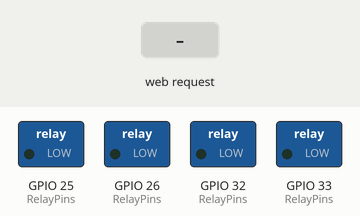
The sketch below on a simulated ESP32. On the bench: switched loads named in the sketch (green lamp = pin HIGH). The test bench sets the inputs (shaded band). WiFi joins after 1.5 s; servers stay silent unless stated; what the sketch prints to the serial monitor is not drawn.

Above: at 2.7 s.
2.8 s: HTTP request GET /toggle?r=1 received
At 3.4 s:
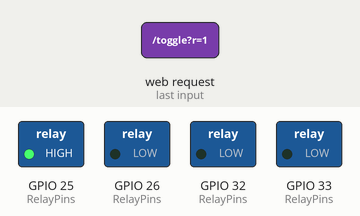
4.3 s: HTTP request GET /toggle?r=0 received
At 5.5 s:
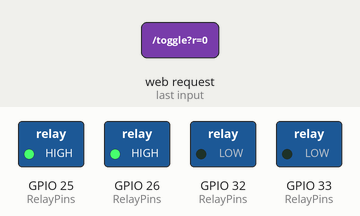
5.8 s: HTTP request GET /toggle?r=1 received
At 6.8 s:
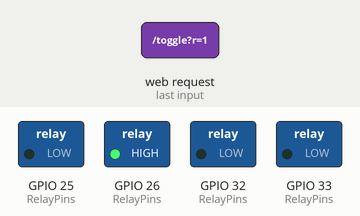
Timing chart, 0 to 8.8 s (numbered marks = the images above; inputs shaded):
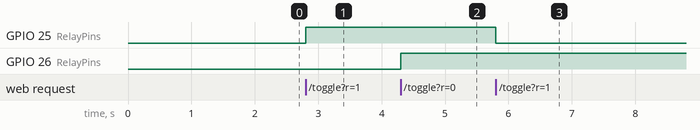

The sketch:

Smart_Irrigation_System.ino
```cpp
#include <WiFi.h>
#include <WebServer.h>

#include <esp_wifi.h>
#define RELAY1  26
#define RELAY2  25
#define RELAY3  33
#define RELAY4  32

int RelayPins[] = {RELAY1, RELAY2, RELAY3, RELAY4};
const char* RelayNames[] = {"Relay 1", "Relay 2", "Relay 3", "Relay 4"};
// Replace with your WiFi credentials
const char* ssid = "YOUR_SSID";
const char* password = "YOUR_PASSWORD";

WebServer server(80);

// Web page HTML
String getHtml() {
  String html = "<!DOCTYPE html><html><head><title>Sharvi Relay Control</title>";
  html += "<meta name='viewport' content='width=device-width, initial-scale=1'>";
  html += "<style>";
  html += "body{background:#f4f7f9;font-family:'Segoe UI',sans-serif;text-align:center;color:#333;padding:20px;}";
  html += ".logo{max-width:150px;margin-bottom:10px;}";
  html += ".device-icon{max-width:100px;margin:20px auto;}";
  html += "h1{color:#00695c;margin-bottom:5px;}";
  html += ".relay{margin:15px;padding:15px;border-radius:10px;background:#ffffff;box-shadow:0 2px 5px rgba(0,0,0,0.1);display:inline-block;min-width:250px;}";
  html += ".relay h2{margin:10px 0;color:#00796b;}";
  html += "button{padding:10px 25px;font-size:16px;border:none;border-radius:8px;margin-top:10px;}";
  html += ".on{background-color:#43a047;color:white;}";
  html += ".off{background-color:#e53935;color:white;}";
  html += ".footer{margin-top:40px;color:#888;font-size:13px;}";
  html += "</style></head><body>";

  // Logo (replace with your real image URL if needed)
  html += "<img src='https://avatars.githubusercontent.com/u/76428759?text=Sharvi+Electronics' class='logo'>";
  html += "<h1>Sharvi ESP32 Relay Controller</h1>";

  for (int i = 0; i < 4; i++) {
    String state = digitalRead(RelayPins[i]) ? "ON" : "OFF";
    String btnClass = digitalRead(RelayPins[i]) ? "on" : "off";

    html += "<div class='relay'>";
    html += "<h2>" + String(RelayNames[i]) + "</h2>";
    html += "<p>Status: <strong>" + state + "</strong></p>";
    html += "<a href='/toggle?r=" + String(i) + "'><button class='" + btnClass + "'>Toggle</button></a>";
    html += "</div>";
  }

  html += "<div class='footer'>Sharvi Electronics © 2025 – Industrial IoT Relay Module</div>";
  html += "</body></html>";
  return html;
}

void handleRoot() {
  server.send(200, "text/html", getHtml());
}

void handleToggle() {
  if (server.hasArg("r")) {
    int i = server.arg("r").toInt();
    if (i >= 0 && i < 4) {
      digitalWrite(RelayPins[i], !digitalRead(RelayPins[i]));
    }
  }
  handleRoot();
}
void readMacAddress(){
  uint8_t baseMac[6];
  esp_err_t ret = esp_wifi_get_mac(WIFI_IF_STA, baseMac);
  if (ret == ESP_OK) {
    Serial.printf("%02X-%02X-%02X-%02X-%02X-%02X\n",
                  baseMac[0], baseMac[1], baseMac[2],
                  baseMac[3], baseMac[4], baseMac[5]);
  } else {
    Serial.println("Failed to read MAC address");
  }
}
void setup() {
  Serial.begin(115200);

  for (int i = 0; i < 4; i++) {
    pinMode(RelayPins[i], OUTPUT);
    digitalWrite(RelayPins[i], LOW);
  }

  WiFi.mode(WIFI_STA);
  WiFi.STA.begin();
  readMacAddress();
  WiFi.begin(ssid, password);
  Serial.print("Connecting to WiFi");
  while (WiFi.status() != WL_CONNECTED) {
    delay(500); Serial.print(".");
  }
  Serial.println("\nConnected to WiFi. IP: " + WiFi.localIP().toString());

  server.on("/", handleRoot);
  server.on("/toggle", handleToggle);
  server.begin();
  Serial.println("HTTP server started");
}

void loop() {
  server.handleClient();
}
```

Measured:
- after the input at 2.8 s, GPIO 25 (RelayPins): LOW → HIGH at once
- after the input at 4.3 s, GPIO 26 (RelayPins): LOW → HIGH at once
- after the input at 5.8 s, GPIO 25 (RelayPins): HIGH → LOW at once
